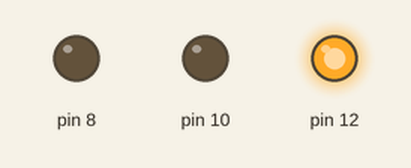
This sketch was run on a simulated Arduino Uno, built with avr-gcc and run on an emulated ATmega328P. Parts: output pins drawn as LEDs (lit = HIGH).

Above: at 0.05 s.
At 0.75 s:
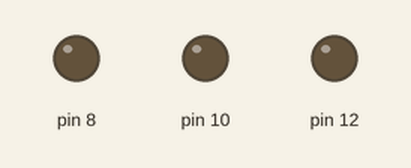
At 1.45 s:
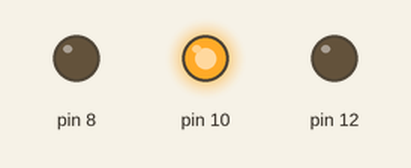
At 2.85 s:
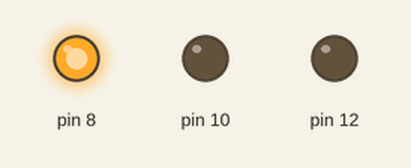
Timing chart, 0 to 3.1 s (numbered marks = the images above):
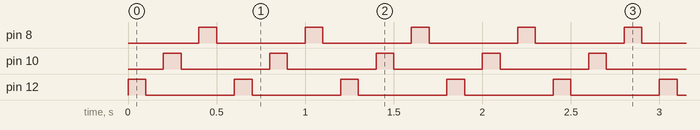

Measured:
- by itself, pin 8, pin 10, pin 12: alternates HIGH for 0.10 s and LOW for 0.50 s

The sketch:

led_chaser.ino
```cpp
void setup()
{
  pinMode(12, OUTPUT);
  pinMode(10, OUTPUT);
  pinMode(8, OUTPUT);
}

void loop()
{
  digitalWrite(12, HIGH);
  delay(100); // Wait for 100 millisecond(s)
  digitalWrite(12, LOW);
  delay(100); // Wait for 100 millisecond(s)
  digitalWrite(10, HIGH);
  delay(100); // Wait for 100 millisecond(s)
  digitalWrite(10, LOW);
  delay(100); // Wait for 100 millisecond(s)
  digitalWrite(8, HIGH);
  delay(100); // Wait for 100 millisecond(s)
  digitalWrite(8, LOW);
  delay(100); // Wait for 100 millisecond(s)
}
```
